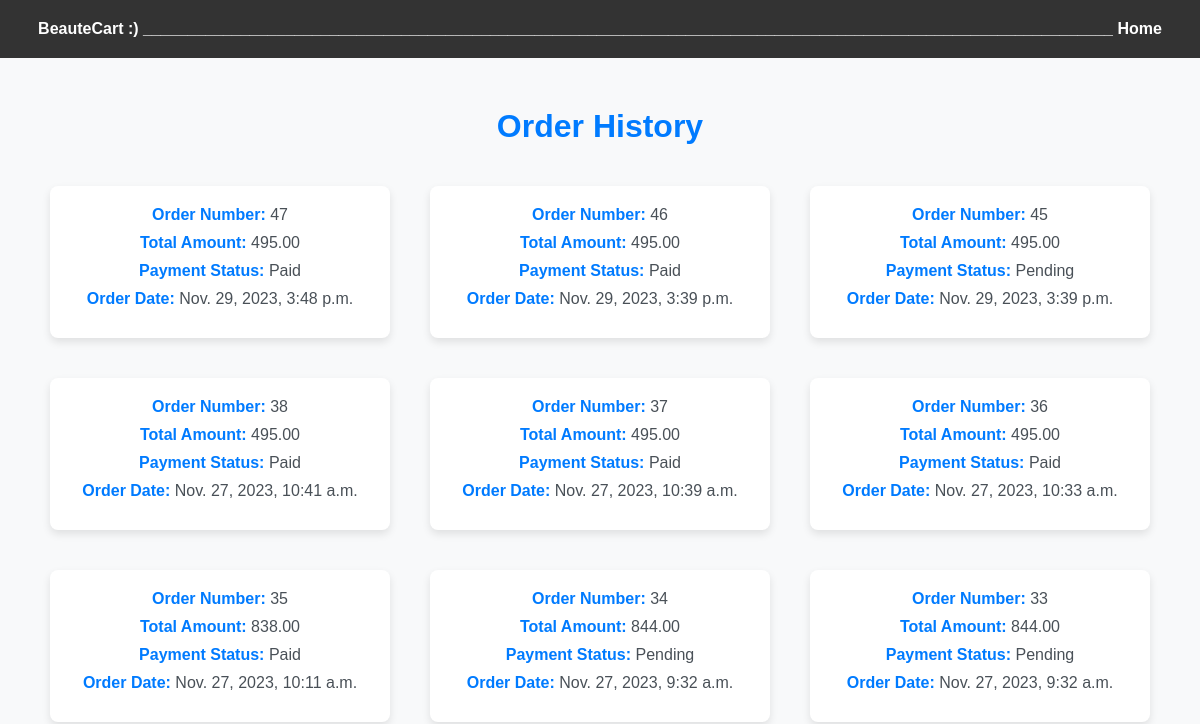
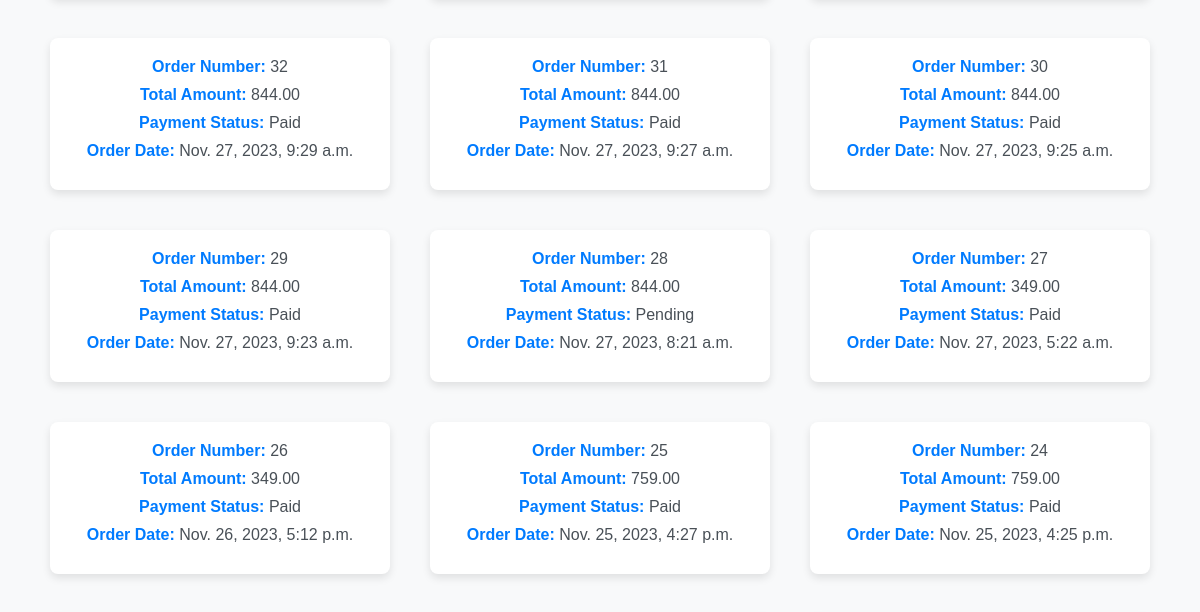
The page /order_history/ (signed in, upper part) on the database as committed earlier (2 pictures, top to bottom).
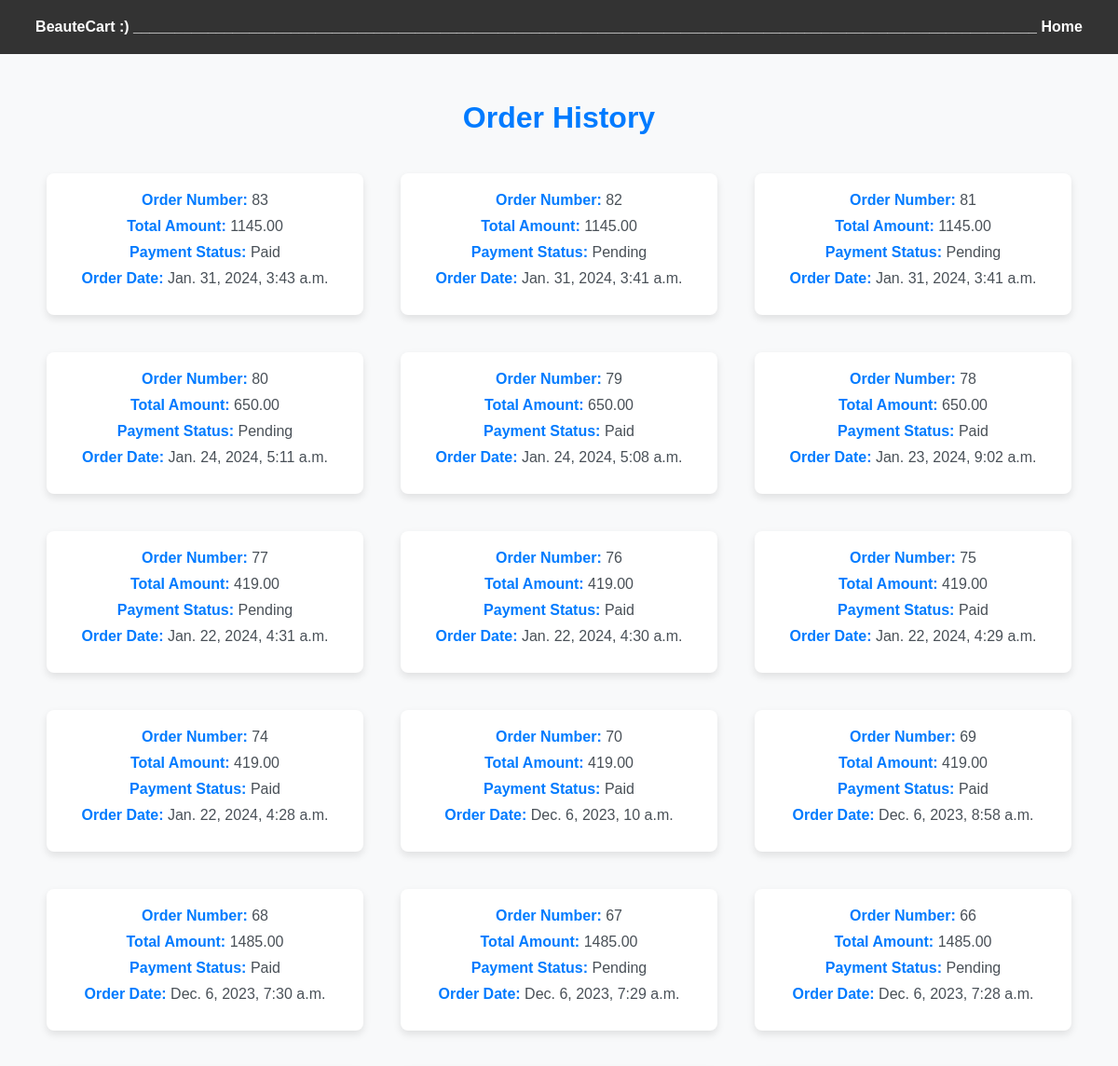
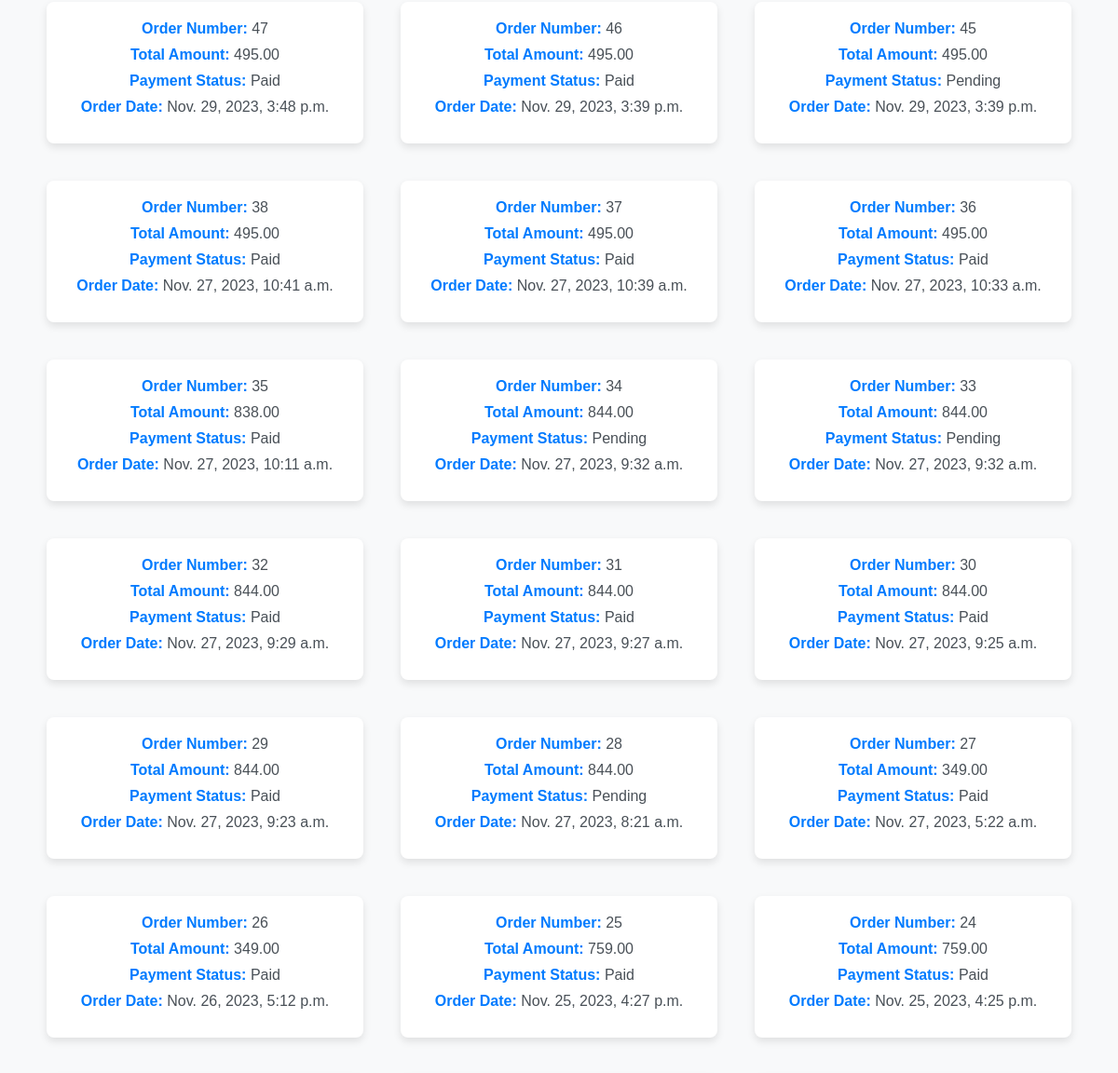
The same page on the database as committed later (2 pictures, top to bottom).
### BeauteCartApp/models.py (models this page shows, shortened)
class Order(models.Model):
    user = models.ForeignKey(CustomUser, on_delete=models.CASCADE)
    products = models.ManyToManyField(Product, through='OrderItem')
    total_amount = models.DecimalField(max_digits=10, decimal_places=2)
    payment_id = models.CharField(max_length=100, null=True, blank=True)
    payment_status = models.BooleanField(default=False)
    created_at = models.DateTimeField(auto_now_add=True)

### BeauteCartApp/views.py (the view)
# urls.py: path('order_history/', order_history, name='order_history'),
@login_required
def order_history(request):
    orders = Order.objects.filter(user=request.user).order_by('-created_at')
    return render(request, 'order_history.html', {'orders': orders})

### templates/order_history.html (shortened to what this page needs)
<!DOCTYPE html>
<html lang="en">
<head>
</head>
<body>
    <header>
        <a class="LINK" href="#">BeauteCart</a>
        <a href="#">:)</a>
        <a href="#">_____________________________________________________________________________________________________________</a>
        <a href="{% url 'home2' %}">Home</a>
    </header>
    <h1>Order History</h1>
    {% if orders %}
        <ul>
            {% for order in orders %}
                <li>
                    <p><strong>Order Number:</strong> {{ order.id }}</p>
                    <p><strong>Total Amount:</strong> {{ order.total_amount }}</p>
                    <p><strong>Payment Status:</strong> {% if order.payment_status %}Paid{% else %}Pending{% endif %}</p>
                    <p><strong>Order Date:</strong> {{ order.created_at }}</p>
                </li>
            {% endfor %}
        </ul>
    {% else %}
        <p>No orders found.</p>
    {% endif %}
</body>
</html>

Rows that differ between the two databases and show on the page:
added Order: id "83", total_amount "1145.00", payment_status "Paid", created_at "Jan. 31, 2024, 3:43 a.m."
added Order: id "82", total_amount "1145.00", payment_status "Pending", created_at "Jan. 31, 2024, 3:41 a.m."
added Order: id "81", total_amount "1145.00", payment_status "Pending", created_at "Jan. 31, 2024, 3:41 a.m."
added Order: id "80", total_amount "650.00", payment_status "Pending", created_at "Jan. 24, 2024, 5:11 a.m."
added Order: id "79", total_amount "650.00", payment_status "Paid", created_at "Jan. 24, 2024, 5:08 a.m."
added Order: id "78", total_amount "650.00", payment_status "Paid", created_at "Jan. 23, 2024, 9:02 a.m."
added Order: id "77", total_amount "419.00", payment_status "Pending", created_at "Jan. 22, 2024, 4:31 a.m."
added Order: id "76", total_amount "419.00", payment_status "Paid", created_at "Jan. 22, 2024, 4:30 a.m."
added Order: id "75", total_amount "419.00", payment_status "Paid", created_at "Jan. 22, 2024, 4:29 a.m."
added Order: id "74", total_amount "419.00", payment_status "Paid", created_at "Jan. 22, 2024, 4:28 a.m."
added Order: id "70", total_amount "419.00", payment_status "Paid", created_at "Dec. 6, 2023, 10 a.m."
added Order: id "69", total_amount "419.00", payment_status "Paid", created_at "Dec. 6, 2023, 8:58 a.m."
added Order: id "68", total_amount "1485.00", payment_status "Paid", created_at "Dec. 6, 2023, 7:30 a.m."
added Order: id "67", total_amount "1485.00", payment_status "Pending", created_at "Dec. 6, 2023, 7:29 a.m."
added Order: id "66", total_amount "1485.00", payment_status "Pending", created_at "Dec. 6, 2023, 7:28 a.m."
